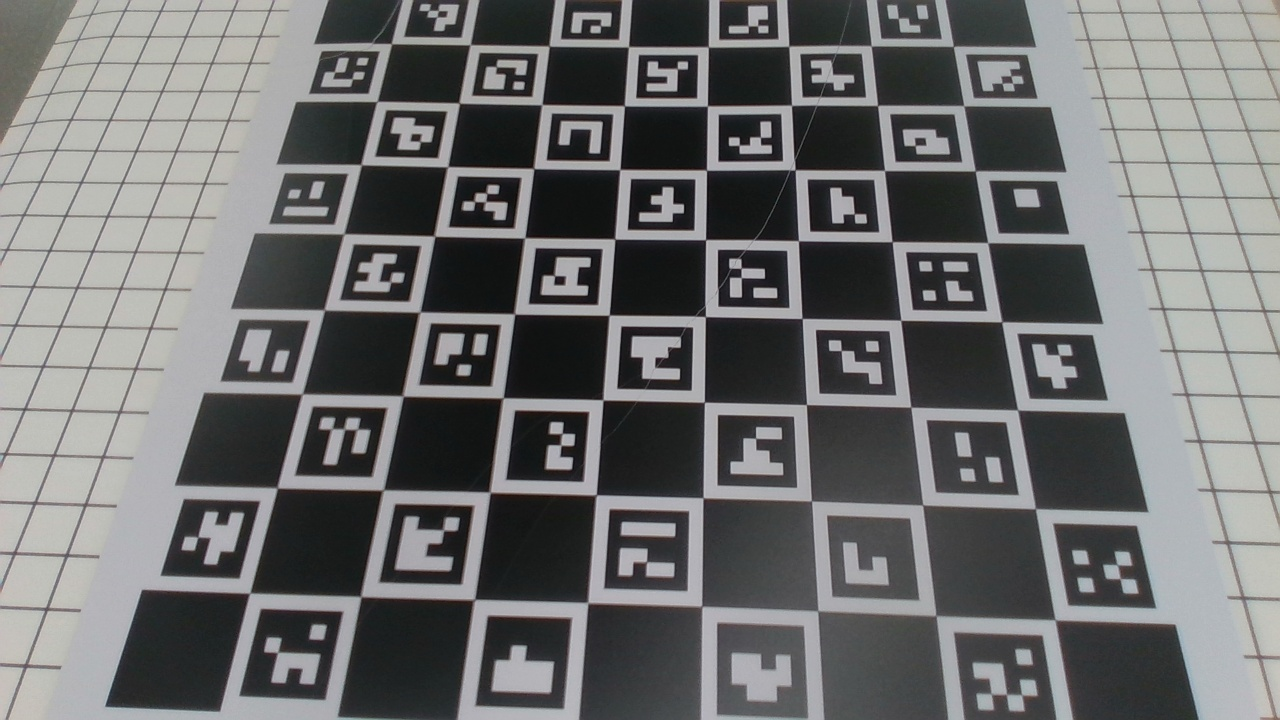
#> input picture calibration/v2/test.jpg, 1280 x 720 px, given as the content of the folder ../calibration/v2/test.jpg_left, which was not available
$ python -i pointcloud_to_image.py   (imports and definitions only)
#> lines starting #> are read from the running program, lines starting #| are printed output that depends on the picture; after the words box and inside, x2 and y2 are one past the last pixel; in counts of white or black regions, pixels touching at a corner belong together
#> in convert_images_to_video, img is the input picture: shape (720, 1280, 3); mean B, G, R 110.6, 110.5, 109.9
import json
import os
from unittest.util import sorted_list_difference
from tqdm import tqdm
# import torch
import yaml
import cv2
import numpy as np
from PIL import Image
import open3d as o3d
import copy
import math

# [168 lines left out: functions read_picture, read_json, read_file, not called in this run]

def convert_to_second(time):
    hour, minute, second = time.split('_')[1].split('.')[0].split('-')
    return int(hour) * 3600 + int(minute) * 60 + int(second)

def put_text(img, type):
#> called with type = '_left'
    font = cv2.FONT_HERSHEY_SIMPLEX
    if type == '_left':
        text = 'right view'
        img = cv2.resize(img[100:,254:1274], (1528, 836))
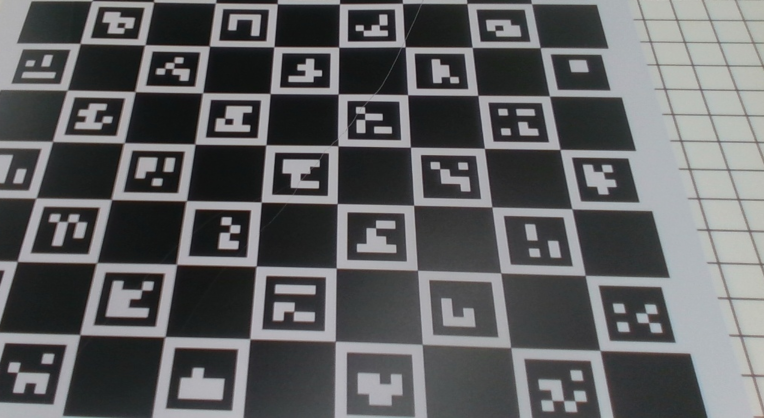
#> img: shape (836, 1528, 3) (shown at 1/2 size); mean of channels 0, 1, 2 97.5, 96.4, 95.7; drawn as B, G, R
    if type == '_right':
        text = 'left view'
        img = cv2.resize(img[100:,254:1274], (1528, 836))
    if type == '_up':
        text = 'top view'
        img = cv2.resize(img[140:697,382:1146], (1528, 836))
    if type == '_forward':
        text = 'frontal view'
        img = cv2.resize(img[140:697,254:1274], (1528, 836))
    cv2.putText(img, text, (150, 130), font, 3, (0, 0, 255), 6)
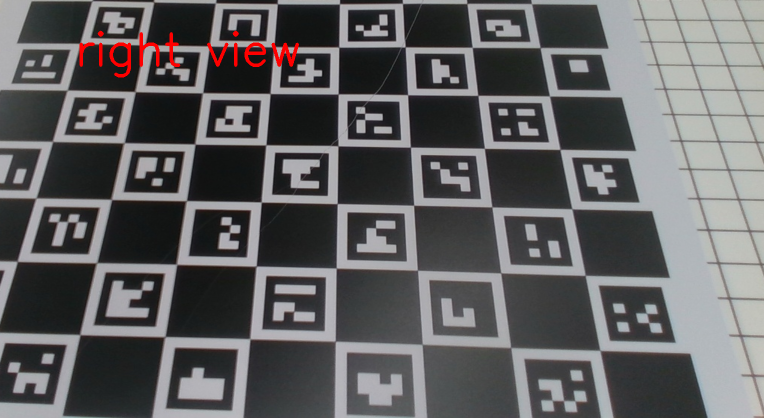
#> img: shape (836, 1528, 3) (shown at 1/2 size); 0.55% of pixels changed, all inside (x1, y1, x2, y2) = (159, 61, 598, 155); drawn as B, G, R
    return img

def convert_images_to_video(data_path, video_output_path):
    fps = 1
    fourcc = cv2.VideoWriter_fourcc(*"mp4v")
    video = cv2.VideoWriter(video_output_path, fourcc, fps, (1528*2, 836*2))

    angle = ['_left', '_right', '_forward', '_up']
    sorted_data_path = sorted(os.listdir(data_path + '_left'))
    joint_image = np.zeros((836*2, 1528*2, 3), np.uint8)
    for id, direction in enumerate(angle):
        image_path = os.path.join(data_path + direction, sorted_data_path[0])
        img = cv2.imread(image_path)
        img = put_text(img, direction)
        print(img.shape)
#| (836, 1528, 3)
        if direction == '_left':
            joint_image[0:836, 0:1528] = img
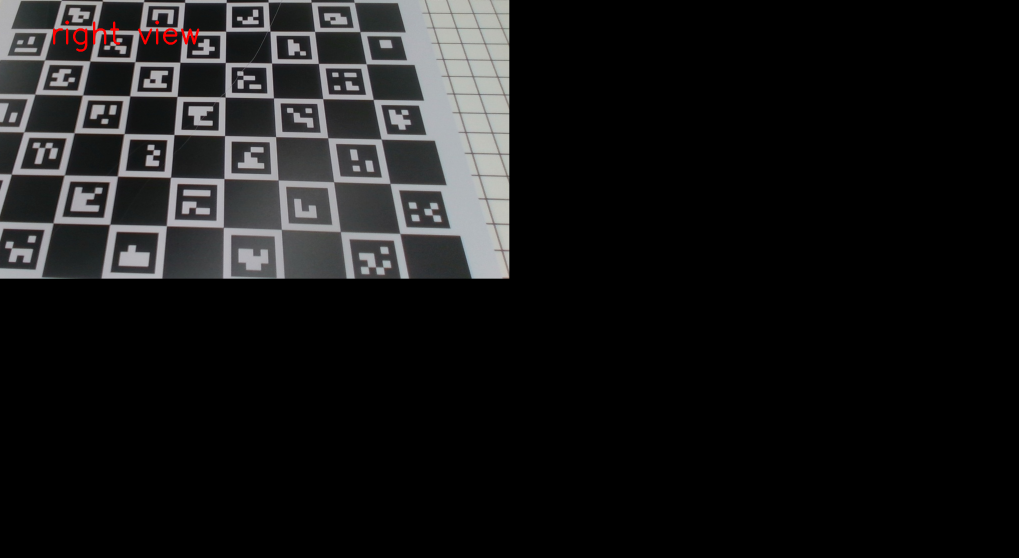
#> joint_image: shape (1672, 3056, 3) (shown at 1/3 size); mean of channels 0, 1, 2 24.3, 24, 24.2; drawn as B, G, R
        if direction == '_right':
            joint_image[0:836, 1528:1528*2] = img
        if direction == '_forward':
            joint_image[836:836*2, 0:1528] = img
        if direction == '_up':
            joint_image[836:836*2, 1528:1528*2] = img

    for i in range(90):
        video.write(joint_image)
#> this loop made 90 passes
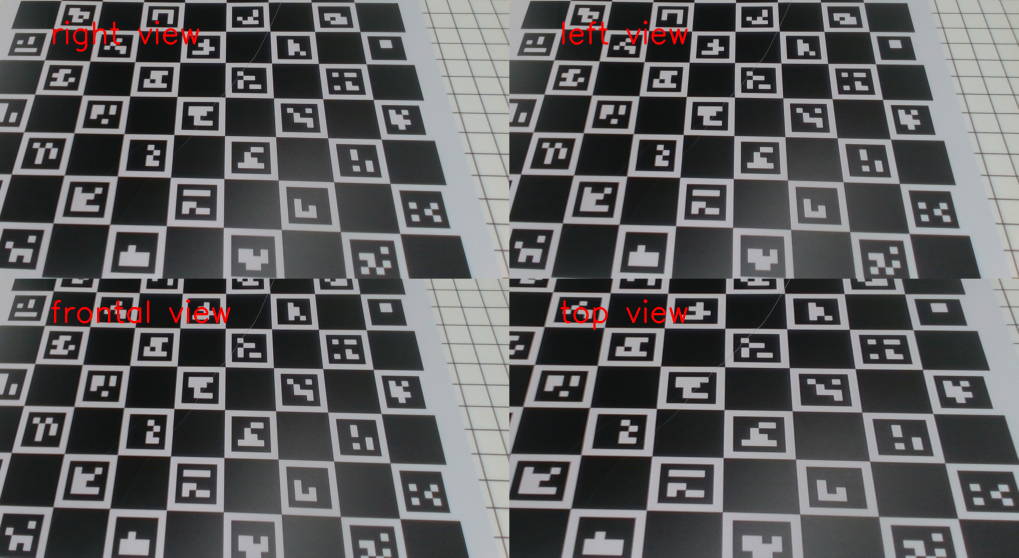
#> joint_image: shape (1672, 3056, 3) (shown at 1/3 size); mean of channels 0, 1, 2 94.2, 93, 93.7; drawn as B, G, R

    start = convert_to_second(sorted_data_path[0])
    for image in tqdm(sorted_data_path[1:]):
        num_repeat_image = convert_to_second(image) - start
        start = convert_to_second(image)
        joint_image = np.zeros((836*2, 1528*2, 3), np.uint8)
        for id, direction in enumerate(angle):
            image_path = os.path.join(data_path + direction, image)
            img = cv2.imread(image_path)
            img = put_text(img, direction)
            if direction == '_left':
                joint_image[0:836, 0:1528] = img
            if direction == '_right':
                joint_image[0:836, 1528*1:1528*2] = img
            if direction == '_forward':
                joint_image[836*1:836*2, 0:1528] = img
            if direction == '_up':
                joint_image[836*1:836*2, 1528*1:1528*2] = img

        for i in range(num_repeat_image):
            video.write(joint_image)  # 把图片写进视频

    joint_image = np.zeros((836*2, 1528*2, 3), np.uint8)
    for id, direction in enumerate(angle):
        image_path = os.path.join(data_path + direction, sorted_data_path[-1])
        img = cv2.imread(image_path)
        img = put_text(img, direction)
        if direction == '_left':
            joint_image[0:836, 0:1528] = img
        if direction == '_right':
            joint_image[0:836, 1528*1:1528*2] = img
        if direction == '_forward':
            joint_image[836*1:836*2, 0:1528] = img
        if direction == '_up':
            joint_image[836*1:836*2, 1528*1:1528*2] = img
    for i in range(4):
        video.write(joint_image)

    video.release()  # 释放

# [187 lines left out: functions video_speedup, video_speedup2, video_speedup3, generate_video_time, get_success_rate, get_success_rate_path, not called in this run]

# [9 lines not run here, left out]


#> (the run stopped early here; a loop or call above may not have finished)
